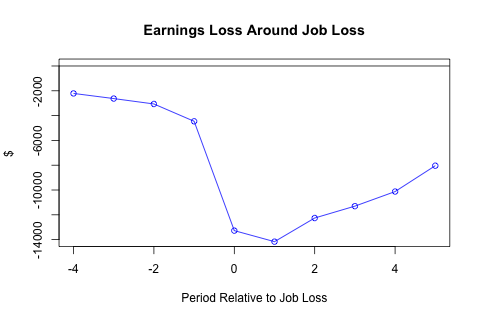

The script that saved this image:
# Alex von Hafften
# ECON 810: Advanced Macro
# Professor Carter Braxton

# Problem Set 2

library(haven)
library(tidyverse)
library(plm)
library(fixest)

setwd("/Users/alexandervonhafften/Documents/UW Madison/problem_sets/econ_810a/ps3/")

psid <- read_dta("../ps1/pequiv_long.dta")

# initial filtering
sample <- psid %>% 
  transmute(id = x11101LL,
            year,
            age = d11101,
            cohort = year - age,
            income = i11103,
            is_seo = x11104LL == 12,
            hours = e11101,
            size = d11106) %>%
  filter(year >= 1978,
         year <= 1997,
         !is_seo, 
         age >= 25,
         age <= 65)

# for nicely behaved lags
sample_panel <- pdata.frame(sample, index = c("id", "year")) 

# hours lags
sample_panel$hours_lag_1 <- plm::lag(sample_panel$hours, k=1L)
sample_panel$hours_lag_2 <- plm::lag(sample_panel$hours, k=2L)
sample_panel$hours_lag_3 <- plm::lag(sample_panel$hours, k=3L)

# HH size lags
sample_panel$size_lag <- plm::lag(sample_panel$size, k=1L)

# income lags/leads
sample_panel$income_lead_5 <- plm::lead(sample_panel$income, k=5L)
sample_panel$income_lead_4 <- plm::lead(sample_panel$income, k=4L)
sample_panel$income_lead_3 <- plm::lead(sample_panel$income, k=3L)
sample_panel$income_lead_2 <- plm::lead(sample_panel$income, k=2L)
sample_panel$income_lead_1 <- plm::lead(sample_panel$income, k=1L)
sample_panel$income_lag_1 <- plm::lag(sample_panel$income, k=1L)
sample_panel$income_lag_2 <- plm::lag(sample_panel$income, k=2L)
sample_panel$income_lag_3 <- plm::lag(sample_panel$income, k=3L)
sample_panel$income_lag_4 <- plm::lag(sample_panel$income, k=4L)

# Definition of treatment

sample_2 <- sample_panel %>%
  filter(hours_lag_1 >= 50*36,
         hours_lag_2 >= 50*36,
         hours_lag_3 >= 50*36,
         size == size_lag) %>%
  mutate(treatment = (hours < (hours_lag_1 + hours_lag_2 + hours_lag_3)/3 * .75))

summary(sample_2$treatment)

# Reorganize data by each lead/lag
sample_lag_4 <- sample_2 %>%
  transmute(id,
            year,
            age,
            cohort,
            income = income_lag_4,
            treatment_lag_4 = as.integer(treatment),
            k=-4) %>%
  filter(!is.na(income))


sample_lag_3 <- sample_2 %>%
  transmute(id,
            year,
            age,
            cohort,
            income = income_lag_3,
            treatment_lag_3 = as.integer(treatment),
            k=-3) %>%
  filter(!is.na(income))

sample_lag_2 <- sample_2 %>%
  transmute(id,
            year,
            age,
            cohort,
            income = income_lag_2,
            treatment_lag_2 = as.integer(treatment),
            k=-2)%>%
  filter(!is.na(income))


sample_lag_1 <- sample_2 %>%
  transmute(id,
            year,
            age,
            cohort,
            income = income_lag_1,
            treatment_lag_1 = as.integer(treatment),
            k=-1)%>%
  filter(!is.na(income))


sample_0 <- sample_2 %>%
  transmute(id,
            year,
            age,
            cohort,
            income = income,
            treatment_0 = as.integer(treatment),
            k=0)%>%
  filter(!is.na(income))


sample_lead_1 <- sample_2 %>%
  transmute(id,
            year,
            age,
            cohort,
            income = income_lead_1,
            treatment_lead_1 = as.integer(treatment),
            k=1)%>%
  filter(!is.na(income))


sample_lead_2 <- sample_2 %>%
  transmute(id,
            year,
            age,
            cohort,
            income = income_lead_2,
            treatment_lead_2 = as.integer(treatment),
            k=2)%>%
  filter(!is.na(income))

sample_lead_3 <- sample_2 %>%
  transmute(id,
            year,
            age,
            cohort,
            income = income_lead_3,
            treatment_lead_3 = as.integer(treatment),
            k=3)%>%
  filter(!is.na(income))

sample_lead_4 <- sample_2 %>%
  transmute(id,
            year,
            age,
            cohort,
            income = income_lead_4,
            treatment_lead_4 = as.integer(treatment),
            k=4)%>%
  filter(!is.na(income))

sample_lead_5 <- sample_2 %>%
  transmute(id,
            year,
            age,
            cohort,
            income = income_lead_5,
            treatment_lead_5 = as.integer(treatment),
            k=5)%>%
  filter(!is.na(income))

# recombine data into single dataset

analysis_sample <- bind_rows(sample_lag_4, sample_lag_3,sample_lag_2,sample_lag_1, sample_lag_0, sample_lead_1, sample_lead_2, sample_lead_3, sample_lead_4, sample_lead_5)

analysis_sample[is.na(analysis_sample)] <- 0

distributed_lags <- feols(income ~ treatment_lag_4 + treatment_lag_3 + treatment_lag_2 + treatment_lag_1 + treatment_0 + treatment_lead_1 + treatment_lead_2 + treatment_lead_3 + treatment_lead_4 + treatment_lead_5 | c(k, id), data = analysis_sample)

summary(distributed_lags)

png("part_1.png",width = 480, height = 320)
plot(x = -4:5, y = distributed_lags$coefficients, ylim = c(-14000, 0), col = "blue", main = "Earnings Loss Around Job Loss", ylab = "$", xlab = "Period Relative to Job Loss")
lines(x = -4:5, y = distributed_lags$coefficients, col = "blue")
abline(h=0)
dev.off()
